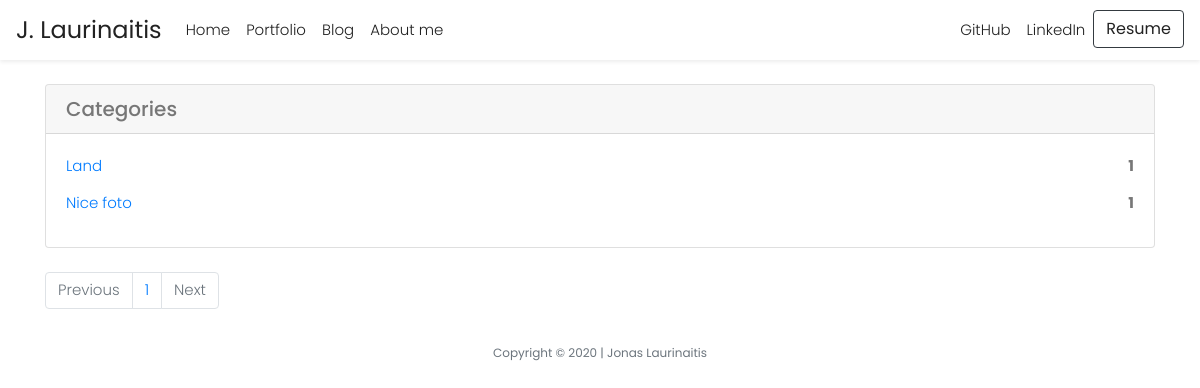
Before: /posts/categories/ with the older database file.
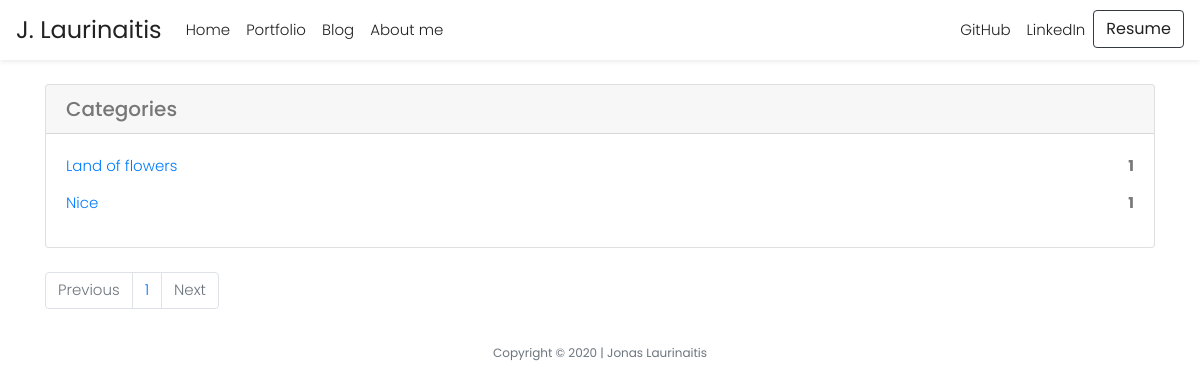
After: the same page with the newer database file.
### models.py (models this page shows, shortened)
class Tag(db.Model):
    id = db.Column(db.Integer, primary_key=True)
    name = db.Column(db.String(64))
    slug = db.Column(db.String(64), unique=True)

### entries/blueprint.py (the view)
@entries.route('/categories/')
def tag_index():
    tags = Tag.query.order_by(Tag.name.asc())
    tags_index = [len(tag.entries.all()) for tag in tags]
    return object_list('entries/tag_index.html', tags, title= "Blog Categories", tags_index=tags_index )

### helpers.py (called while the page is built)
def object_list(template_name, query, paginate_by=20, **context):
    page = request.args.get('page')
    if page and page.isdigit():
        page = int(page)
    else:
        page = 1
    object_list = query.paginate(page, paginate_by)
    return render_template(template_name, object_list=object_list, **context)

### entries/templates/entries/tag_index.html
{% extends "layout.html" %}
{% block main %}
<div class="container">
  <div class="row">
    <div class="col-12">
      <div class="card my-4">
        <h5 class="card-header">Categories</h5>
        <div class="card-body d-flex justify-content-between align-items-center">
          <ul class="list-unstyled mb-0">
            {% for tag in object_list.items %}
            <li class="card-title"><a href="{{ url_for('entries.tag_detail', slug=tag.slug)}}">{{ tag.name }}</a></li>
            {% endfor %}
          </ul>
          <ul class="list-unstyled mb-0">
            {% for tag_index in tags_index %}
            <li class="card-title font-weight-bold">{{ tag_index }}</li>
            {% endfor %}
          </ul>
        </div>
      </div>
      {% include "includes/_page_links.html" %}
    </div>
  </div>
</div>
{% endblock %}

### templates/layout.html (shortened to what this page needs)
<!doctype html>
<html lang="en">
<head>
  <link rel="stylesheet" type="text/css" href="{{ url_for('static', filename='/styles/bootstrap.min.css') }}">
  <link rel="stylesheet" type="text/css" href="{{ url_for('static', filename='/styles/main.css') }}">
</head>
<body>
  {% include 'includes/_navbar.html' %}
  <main>
    {% block main %}{% endblock %}
  </main>
  <footer class="small text-center text-muted mt-auto py-3">
    <p class="copyright m-0">Copyright &copy; 2020 | Jonas Laurinaitis</p>
  </footer>
</body>
</html>

### templates/includes/_navbar.html (shortened to what this page needs)
<nav id="nav" class="navbar navbar-expand-md sticky-top">
    <a id="logo" class="navbar-brand" href="{{ url_for('index') }}">J. Laurinaitis</a>
    <div class="collapse navbar-collapse" id="navbarNav">
      <ul class="navbar-nav">
        <li class="nav-item active">
          <a class="nav-link" href="{{ url_for('index') }}">Home</a>
        </li>
        <li class="nav-item">
          <a class="nav-link" href="{{ url_for('portfolio') }}">Portfolio</a>
        </li>
        <li class="nav-item">
          <a class="nav-link" href="{{ url_for('entries.index') }}">Blog</a>
        </li>
        <li class="nav-item">
          <a class="nav-link" href="{{ url_for('about') }}">About me</a>
        </li>
      </ul>
      <ul class="navbar-nav ml-auto">
        <li class="nav-item">
          <a target="_blank" class="nav-link" id="" href="https://github.com/JonasLauri">GitHub</a>
        </li>
        <li class="nav-item">
          <a target="_blank" class="nav-link" id="" href="https://www.linkedin.com/in/jonaslaurinaitis/">LinkedIn</a>
        </li>
        <li class="nav-item">
          <a target="_blank" class="btn btn-outline-dark" role="button" id="resumeBtn"
            href="#">Resume</a>
        </li>
      </ul>
    </div>
  </nav>

### templates/includes/_page_links.html
<ul class="pagination">
  <li {% if not object_list.has_prev %} class="page-item disabled" {% endif %} {% if object_list.has_prev %} class="page-item" {% endif %}>
    {% if not object_list.has_prev %}
    <a class="page-link" href="./?page={{ object_list.prev_num }}">Previous</a>
    {% else %}
    <a class="page-link" href="#">Previous</a>
    {% endif %}
  </li>
  {% for page in object_list.iter_pages() %}
    <li class="page-item">
      {% if page %}
        <a class="page-link" {% if page == object_list.page %} class="active" {% endif %}
          href="./?page={{ page }}">{{ page }}</a>
      {% else %}
        <a class="page-link" class="disabled">...</a>
      {% endif%}
    </li>
  {% endfor %}
  <li {% if not object_list.has_next %} class="page-item disabled" {% endif %} {% if object_list.has_next %} class="page-item" {% endif %}>
    {% if object_list.has_next %}
    <a class="page-link" href="./?page={{ object_list.next_num }}">Next</a>
    {% else %}
    <a class="page-link" href="#">Next</a>
    {% endif %}
  </li>
</ul>

### static/styles/main.css (style rules this page uses)
body { background-color: #ffffff; color: #777777; font-family: "Poppins", serif; font-size: 15px; font-weight: 300; line-height: 1.625em; position: relative; }
#nav { background-color: #ffffff; padding-top: 10px; padding-bottom: 10px; -webkit-box-shadow: 0 0.125rem 0.25rem rgba(0, 0, 0, 0.075) !important; box-shadow: 0 0.125rem 0.25rem rgba(0, 0, 0, 0.075) !important; }
#nav a { text-decoration: none; color: #222222; }
#nav #logo { font-family: "Poppins", sans-serif; font-size: 24px; font-weight: 400; }

Changed rows visible on the page:
removed Tag: name "Land"
added Tag: name "Land of flowers"
changed Tag: name "Nice foto" → "Nice"
